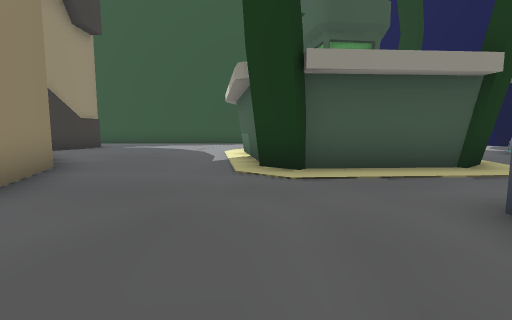
view 1 (above)

19 first-person views from a walk through a Unity game level. The camera is 1.4 m above the floor, tilts 6° down and sees 85° across. The floor is counted in squares, 2 m on a side. Each view is taken from the middle of a square. On the plan, view 1 faces up. The plan holds only what a view shows up to about 9 squares ahead; the rest is blank. The place goes on beyond the plan. The player character is not drawn. Some animated figures are not drawn.

view 2
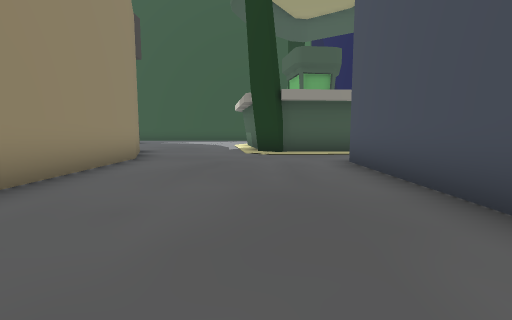

view 3
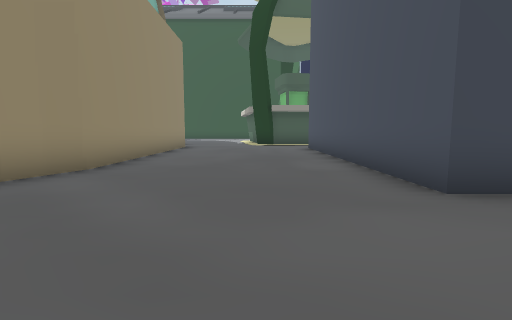

view 4
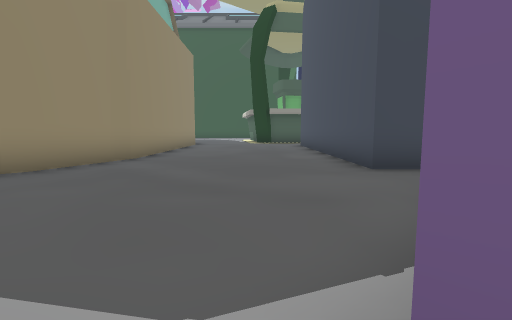

view 5
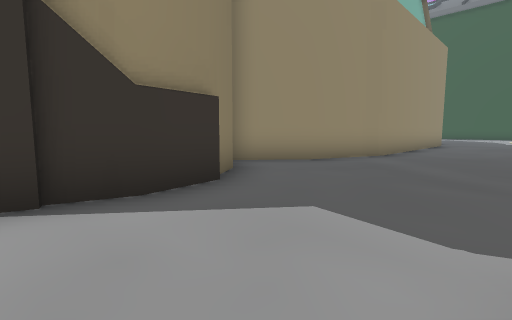

view 6
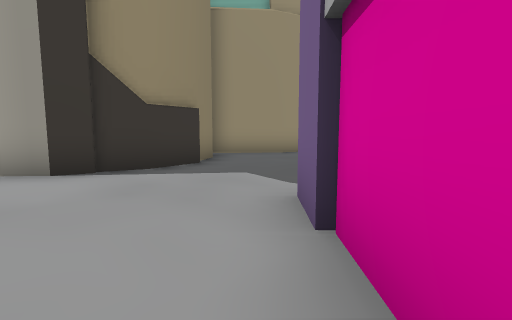

view 7
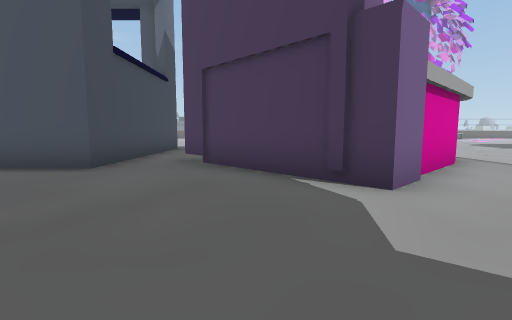

view 8
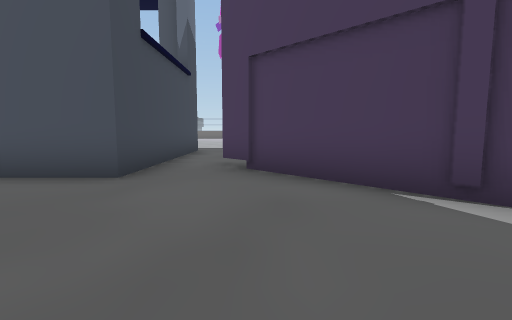

view 9
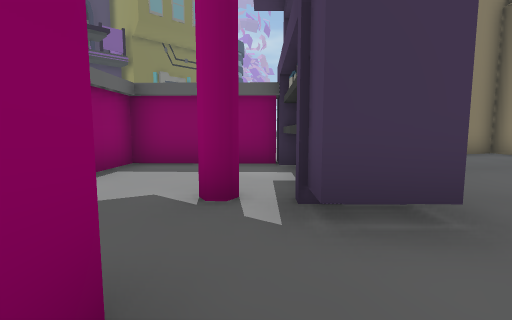

view 10
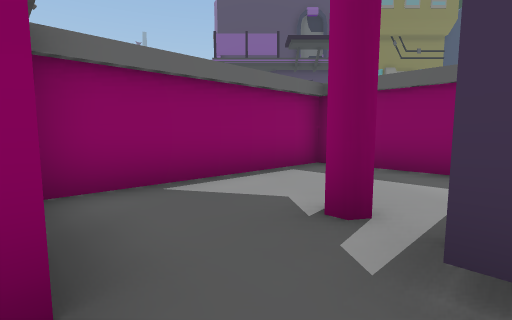

view 11
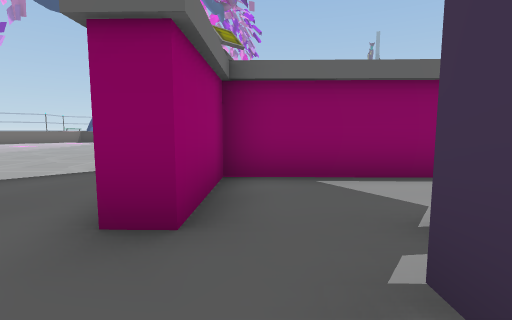

view 12
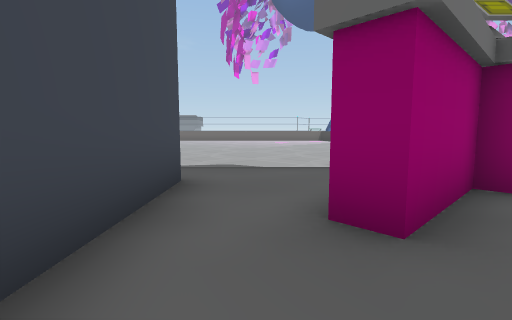

view 13
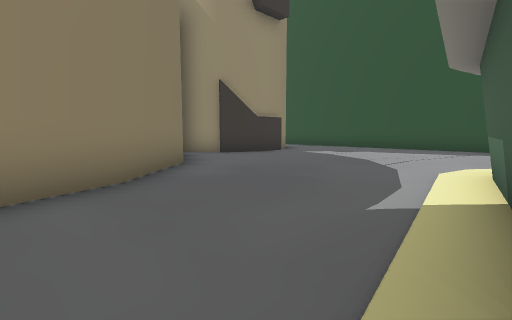

view 14
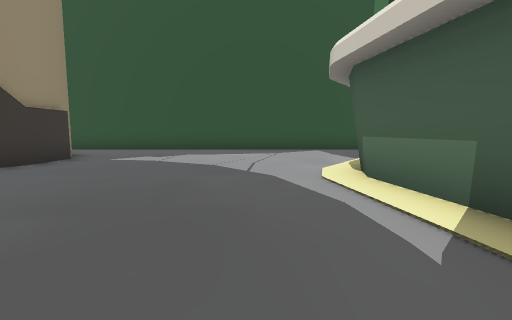

view 15
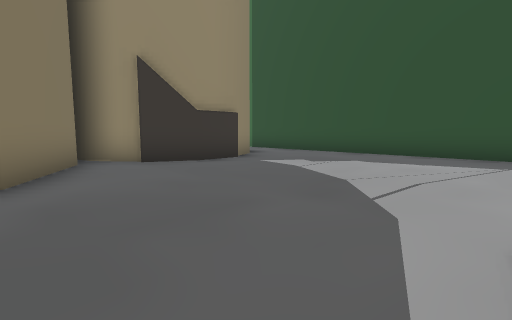

view 16
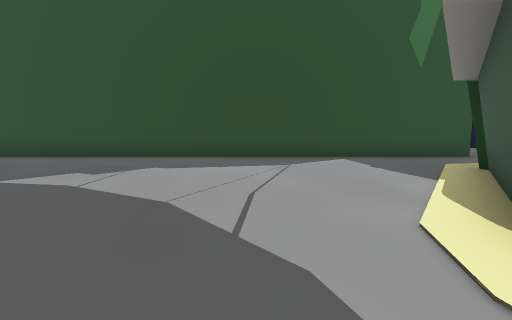

view 17
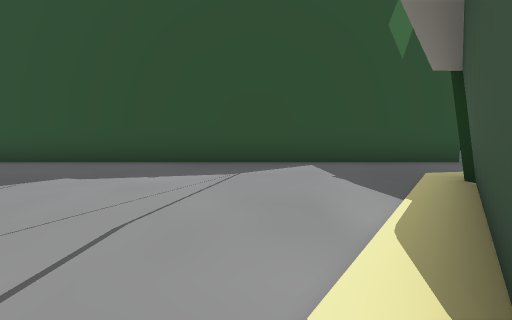

view 18
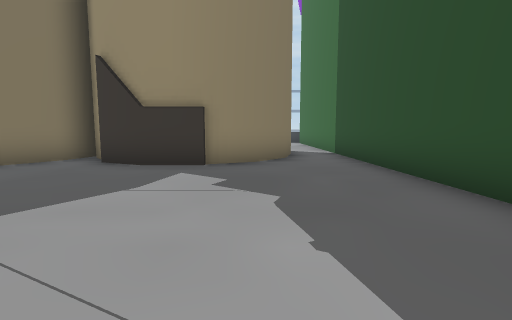

view 19
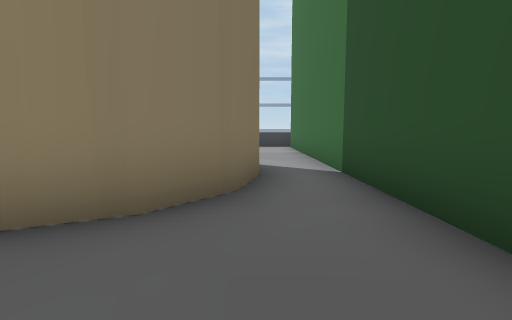

### Floor plan
Ten units are one square. View 1 is at (0, 0); x grows to the right and y downward. Boxes are objects, and circles mark ways between rooms. Rooms are numbered by the first view taken in them; rooms with no view inside come last. Other rooms are left out.
<svg viewBox="-109 -160 193 298">
<path fill="none" stroke="#000" d="M21 59 21 -24M-41 85 -35 93M-32 95 -30 108 -34 122M-32 122 -38 128M-30 -30 -30 39 -39 62 -53 79 -43 84M30 133 3 105 36 74M7 -45 -1 -51M79 59 55 59M57 80 62 75M36 74 43 81M55 59 21 59M-66 -120 -66 -107 -72 -95M-72 -97 -82 -88M-76 -84 -55 -72 -39 -53 -30 -30M1 -58 -5 -92 -3 -97 20 -129 19 -132M16 -155 -104 -155M-95 -141 -82 -138 -73 -130 -68 -119M43 81 9 114M15 109 36 131 73 96 57 80"/>
<circle cx="30" cy="70" r="3" fill="#2a7"/>
<circle cx="-15" cy="-35" r="3" fill="#2a7"/>
<circle cx="65" cy="70" r="3" fill="#2a7"/>
<circle cx="50" cy="90" r="3" fill="#2a7"/>
<text x="-10" y="50">1</text>
<text x="70" y="70">2</text>
<text x="40" y="70">3</text>
<text x="-30" y="-110">4</text>
<text x="40" y="100">5</text>
</svg>
Room 1 opens to room 3. Room 1 opens to room 4. Room 2 opens to room 3. Room 3 opens to room 5.

Where each view was taken, in squares from view 1:
view 1: 0 up, 0 right, facing up
view 2: 4 down, 0 right, facing up
view 3: 9 down, 0 right, facing up
view 4: 11 down, 0 right, facing up
view 5: 12 down, 0 right, facing up-left
view 6: 13 down, 2 right, facing up-left
view 7: 9 down, 3 left, facing right
view 8: 8 down, 2 left, facing right
view 9: 7 down, 6 right, facing down-left
view 10: 7 down, 5 right, facing down
view 11: 7 down, 4 right, facing down-right
view 12: 7 down, 4 right, facing right
view 13: 4 up, 0 right, facing up-left
view 14: 5 up, 2 left, facing up
view 15: 7 up, 1 left, facing up-left
view 16: 8 up, 2 left, facing up
view 17: 9 up, 1 left, facing up
view 18: 13 up, 1 left, facing left
view 19: 14 up, 5 left, facing left
